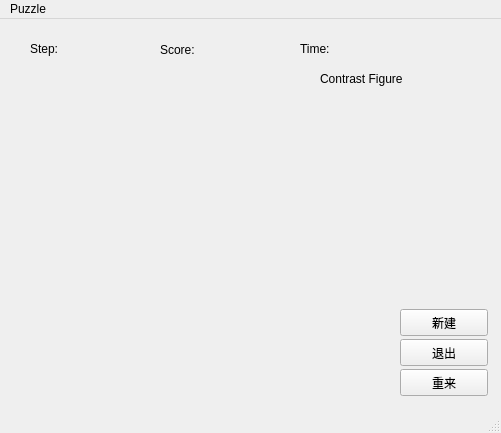
<?xml version="1.0" encoding="UTF-8"?>
<ui version="4.0">
 <class>MainWindow</class>
 <widget class="QMainWindow" name="MainWindow">
  <property name="geometry">
   <rect>
    <x>0</x>
    <y>0</y>
    <width>501</width>
    <height>433</height>
   </rect>
  </property>
  <property name="windowTitle">
   <string>MainWindow</string>
  </property>
  <widget class="QWidget" name="centralwidget">
   <widget class="QLabel" name="score_label">
    <property name="geometry">
     <rect>
      <x>210</x>
      <y>20</y>
      <width>67</width>
      <height>20</height>
     </rect>
    </property>
    <property name="text">
     <string/>
    </property>
   </widget>
   <widget class="QLabel" name="label_3">
    <property name="geometry">
     <rect>
      <x>70</x>
      <y>20</y>
      <width>67</width>
      <height>19</height>
     </rect>
    </property>
    <property name="text">
     <string/>
    </property>
   </widget>
   <widget class="QLabel" name="time_label">
    <property name="geometry">
     <rect>
      <x>340</x>
      <y>20</y>
      <width>67</width>
      <height>19</height>
     </rect>
    </property>
    <property name="text">
     <string/>
    </property>
   </widget>
   <widget class="QLabel" name="label_6">
    <property name="geometry">
     <rect>
      <x>280</x>
      <y>80</y>
      <width>191</width>
      <height>181</height>
     </rect>
    </property>
    <property name="text">
     <string/>
    </property>
   </widget>
   <widget class="QPushButton" name="pushButton">
    <property name="geometry">
     <rect>
      <x>400</x>
      <y>320</y>
      <width>88</width>
      <height>27</height>
     </rect>
    </property>
    <property name="text">
     <string>退出</string>
    </property>
   </widget>
   <widget class="QPushButton" name="pushButton_2">
    <property name="geometry">
     <rect>
      <x>400</x>
      <y>350</y>
      <width>88</width>
      <height>27</height>
     </rect>
    </property>
    <property name="text">
     <string>重来</string>
    </property>
   </widget>
   <widget class="QPushButton" name="btn">
    <property name="geometry">
     <rect>
      <x>400</x>
      <y>290</y>
      <width>88</width>
      <height>27</height>
     </rect>
    </property>
    <property name="text">
     <string>新建</string>
    </property>
   </widget>
   <widget class="QLabel" name="label">
    <property name="geometry">
     <rect>
      <x>300</x>
      <y>20</y>
      <width>41</width>
      <height>19</height>
     </rect>
    </property>
    <property name="text">
     <string>Time:</string>
    </property>
   </widget>
   <widget class="QLabel" name="label_2">
    <property name="geometry">
     <rect>
      <x>160</x>
      <y>20</y>
      <width>41</width>
      <height>21</height>
     </rect>
    </property>
    <property name="text">
     <string>Score:</string>
    </property>
   </widget>
   <widget class="QLabel" name="label_4">
    <property name="geometry">
     <rect>
      <x>30</x>
      <y>20</y>
      <width>41</width>
      <height>19</height>
     </rect>
    </property>
    <property name="text">
     <string>Step:</string>
    </property>
   </widget>
   <widget class="QLabel" name="label_5">
    <property name="geometry">
     <rect>
      <x>320</x>
      <y>50</y>
      <width>111</width>
      <height>19</height>
     </rect>
    </property>
    <property name="text">
     <string>Contrast Figure</string>
    </property>
   </widget>
  </widget>
  <widget class="QMenuBar" name="menubar">
   <property name="geometry">
    <rect>
     <x>0</x>
     <y>0</y>
     <width>501</width>
     <height>28</height>
    </rect>
   </property>
   <widget class="QMenu" name="menuPuzzle">
    <property name="title">
     <string>Puzzle</string>
    </property>
   </widget>
   <addaction name="menuPuzzle"/>
  </widget>
  <widget class="QStatusBar" name="statusbar"/>
 </widget>
 <resources/>
 <connections/>
</ui>
